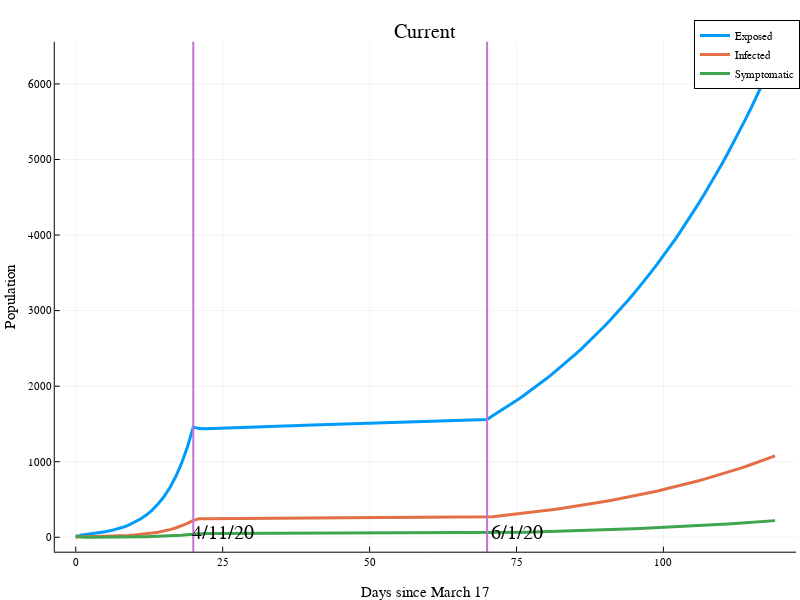

The cell this chart's notebook holds for it:
### Code cell
outer

### Figure 1 — Plotly figure (JSON) as saved in the notebook; plotly's stock layout.template omitted (floating-point values rounded to 4 significant figures)
{"data": [{"colorbar": {"title": ""}, "legendgroup": "Exposed", "line": {"color": "rgba(0, 154, 250, 1.000)", "dash": "solid", "shape": "linear", "width": 3}, "mode": "lines", "name": "Exposed", "showlegend": true, "type": "scatter", "x": [0, 1, 2, 3, 4, 5, 6, 7, 8, 9, 10, 11, 12, 13, 14, 15, 16, 17, 18, 19, 20, 21, 22, 23, 24, 25, 26, 27, 28, 29, 30, 31, 32, 33, 34, 35, 36, 37, 38, 39, 40, 41, 42, 43, 44, 45, 46, 47, 48, 49, 50, 51, 52, 53, 54, 55, 56, 57, 58, 59, 60, 61, 62, 63, 64, 65, 66, 67, 68, 69, 70, 71, 72, 73, 74, 75, 76, 77, 78, 79, 80, 81, 82, 83, 84, 85, 86, 87, 88, 89, 90, 91, 92, 93, 94, 95, 96, 97, 98, 99, 100, 101, 102, 103, 104, 105, 106, 107, 108, 109, 110, 111, 112, 113, 114, 115, 116, 117, 118, 119], "xaxis": "x1", "y": [0, 29.86, 39.49, 48.45, 59.19, 72.31, 88.35, 108.0, 131.9, 161.2, 196.9, 240.6, 294.0, 359.2, 438.9, 536.2, 655.1, 800.4, 977.9, 1195.0, 1460.0, 1438.0, 1437.0, 1439.0, 1442.0, 1444.0, 1447.0, 1450.0, 1453.0, 1455.0, 1458.0, 1461.0, 1464.0, 1466.0, 1469.0, 1472.0, 1475.0, 1477.0, 1480.0, 1483.0, 1485.0, 1488.0, 1491.0, 1493.0, 1496.0, 1498.0, 1501.0, 1504.0, 1506.0, 1509.0, 1511.0, 1514.0, 1516.0, 1519.0, 1521.0, 1524.0, 1526.0, 1529.0, 1531.0, 1534.0, 1536.0, 1539.0, 1541.0, 1544.0, 1546.0, 1548.0, 1551.0, 1553.0, 1555.0, 1558.0, 1560.0, 1611.0, 1659.0, 1708.0, 1759.0, 1811.0, 1864.0, 1919.0, 1976.0, 2034.0, 2094.0, 2156.0, 2219.0, 2284.0, 2351.0, 2420.0, 2491.0, 2564.0, 2639.0, 2717.0, 2796.0, 2878.0, 2962.0, 3048.0, 3137.0, 3229.0, 3323.0, 3419.0, 3518.0, 3621.0, 3725.0, 3833.0, 3944.0, 4058.0, 4175.0, 4296.0, 4419.0, 4546.0, 4677.0, 4811.0, 4948.0, 5090.0, 5235.0, 5384.0, 5537.0, 5695.0, 5856.0, 6022.0, 6192.0, 6367.0], "yaxis": "y1", "zmax": null, "zmin": null}, {"colorbar": {"title": ""}, "legendgroup": "Infected", "line": {"color": "rgba(227, 111, 71, 1.000)", "dash": "solid", "shape": "linear", "width": 3}, "mode": "lines", "name": "Infected", "showlegend": true, "type": "scatter", "x": [0, 1, 2, 3, 4, 5, 6, 7, 8, 9, 10, 11, 12, 13, 14, 15, 16, 17, 18, 19, 20, 21, 22, 23, 24, 25, 26, 27, 28, 29, 30, 31, 32, 33, 34, 35, 36, 37, 38, 39, 40, 41, 42, 43, 44, 45, 46, 47, 48, 49, 50, 51, 52, 53, 54, 55, 56, 57, 58, 59, 60, 61, 62, 63, 64, 65, 66, 67, 68, 69, 70, 71, 72, 73, 74, 75, 76, 77, 78, 79, 80, 81, 82, 83, 84, 85, 86, 87, 88, 89, 90, 91, 92, 93, 94, 95, 96, 97, 98, 99, 100, 101, 102, 103, 104, 105, 106, 107, 108, 109, 110, 111, 112, 113, 114, 115, 116, 117, 118, 119], "xaxis": "x1", "y": [2, 3.514, 5.72, 7.366, 9.075, 11.1, 13.57, 16.58, 20.25, 24.75, 30.24, 36.95, 45.14, 55.16, 67.39, 82.34, 100.6, 122.9, 150.2, 183.5, 224.2, 243.7, 246.5, 247.2, 247.7, 248.2, 248.7, 249.2, 249.6, 250.1, 250.6, 251.1, 251.6, 252.0, 252.5, 253.0, 253.4, 253.9, 254.4, 254.8, 255.3, 255.7, 256.2, 256.6, 257.1, 257.5, 258.0, 258.4, 258.9, 259.3, 259.8, 260.2, 260.6, 261.1, 261.5, 261.9, 262.4, 262.8, 263.2, 263.6, 264.1, 264.5, 264.9, 265.3, 265.7, 266.1, 266.5, 266.9, 267.3, 267.7, 268.1, 272.9, 280.6, 288.8, 297.4, 306.2, 315.2, 324.5, 334.1, 343.9, 354.1, 364.5, 375.2, 386.3, 397.6, 409.3, 421.3, 433.7, 446.4, 459.4, 472.9, 486.7, 500.9, 515.6, 530.6, 546.1, 562.0, 578.3, 595.1, 612.4, 630.1, 648.4, 667.2, 686.4, 706.3, 726.6, 747.6, 769.1, 791.2, 813.8, 837.2, 861.1, 885.7, 911.0, 936.9, 963.5, 990.9, 1019.0, 1048.0, 1077.0], "yaxis": "y1", "zmax": null, "zmin": null}, {"colorbar": {"title": ""}, "legendgroup": "Symptomatic", "line": {"color": "rgba(62, 164, 78, 1.000)", "dash": "solid", "shape": "linear", "width": 3}, "mode": "lines", "name": "Symptomatic", "showlegend": true, "type": "scatter", "x": [0, 1, 2, 3, 4, 5, 6, 7, 8, 9, 10, 11, 12, 13, 14, 15, 16, 17, 18, 19, 20, 21, 22, 23, 24, 25, 26, 27, 28, 29, 30, 31, 32, 33, 34, 35, 36, 37, 38, 39, 40, 41, 42, 43, 44, 45, 46, 47, 48, 49, 50, 51, 52, 53, 54, 55, 56, 57, 58, 59, 60, 61, 62, 63, 64, 65, 66, 67, 68, 69, 70, 71, 72, 73, 74, 75, 76, 77, 78, 79, 80, 81, 82, 83, 84, 85, 86, 87, 88, 89, 90, 91, 92, 93, 94, 95, 96, 97, 98, 99, 100, 101, 102, 103, 104, 105, 106, 107, 108, 109, 110, 111, 112, 113, 114, 115, 116, 117, 118, 119], "xaxis": "x1", "y": [22, 4.514, 1.681, 1.459, 1.698, 2.064, 2.521, 3.08, 3.763, 4.598, 5.618, 6.865, 8.388, 10.25, 12.52, 15.3, 18.69, 22.84, 27.9, 34.09, 41.65, 48.24, 50.57, 51.2, 51.41, 51.53, 51.64, 51.74, 51.84, 51.94, 52.04, 52.13, 52.23, 52.33, 52.43, 52.53, 52.62, 52.72, 52.82, 52.91, 53.01, 53.1, 53.2, 53.29, 53.39, 53.48, 53.57, 53.67, 53.76, 53.85, 53.94, 54.04, 54.13, 54.22, 54.31, 54.4, 54.49, 54.58, 54.66, 54.75, 54.84, 54.93, 55.01, 55.1, 55.19, 55.27, 55.36, 55.44, 55.52, 55.61, 55.69, 56.16, 57.43, 59.04, 60.77, 62.57, 64.41, 66.31, 68.27, 70.28, 72.36, 74.49, 76.68, 78.94, 81.26, 83.64, 86.1, 88.63, 91.23, 93.9, 96.65, 99.48, 102.4, 105.4, 108.4, 111.6, 114.9, 118.2, 121.6, 125.2, 128.8, 132.5, 136.4, 140.3, 144.4, 148.5, 152.8, 157.2, 161.7, 166.4, 171.2, 176.1, 181.1, 186.3, 191.6, 197.0, 202.6, 208.4, 214.3, 220.3], "yaxis": "y1", "zmax": null, "zmin": null}, {"colorbar": {"title": ""}, "legendgroup": "", "line": {"color": "rgba(195, 113, 210, 1.000)", "dash": "solid", "shape": "linear", "width": 2}, "mode": "lines", "name": "", "showlegend": false, "type": "scatter", "x": [20, 20], "xaxis": "x1", "y": [-675100.0, 681400.0], "yaxis": "y1", "zmax": null, "zmin": null}, {"colorbar": {"title": ""}, "legendgroup": "", "line": {"color": "rgba(195, 113, 210, 1.000)", "dash": "solid", "shape": "linear", "width": 2}, "mode": "lines", "name": "", "showlegend": false, "type": "scatter", "x": [70, 70], "xaxis": "x1", "y": [-675100.0, 681400.0], "yaxis": "y1", "zmax": null, "zmin": null}], "layout": {"annotations": [{"font": {"color": "rgba(0, 0, 0, 1.000)", "family": "sans-serif", "size": 20}, "rotation": 0, "showarrow": false, "text": "Current", "x": 0.5318, "xanchor": "center", "xref": "paper", "y": 1, "yanchor": "top", "yref": "paper"}, {"font": {"color": "rgba(0, 0, 0, 1.000)", "family": "sans-serif", "size": 20}, "rotation": 0, "showarrow": false, "text": "Lockdown", "x": 20, "xanchor": "left", "xref": "x", "y": 7500, "yanchor": "middle", "yref": "y"}, {"font": {"color": "rgba(0, 0, 0, 1.000)", "family": "sans-serif", "size": 20}, "rotation": 0, "showarrow": false, "text": "Re-open", "x": 70, "xanchor": "left", "xref": "x", "y": 7500, "yanchor": "middle", "yref": "y"}, {"font": {"color": "rgba(0, 0, 0, 1.000)", "family": "sans-serif", "size": 20}, "rotation": 0, "showarrow": false, "text": "4/11/20", "x": 25, "xanchor": "center", "xref": "x", "y": -100, "yanchor": "bottom", "yref": "y"}, {"font": {"color": "rgba(0, 0, 0, 1.000)", "family": "sans-serif", "size": 20}, "rotation": 0, "showarrow": false, "text": "6/1/20", "x": 75, "xanchor": "center", "xref": "x", "y": -100, "yanchor": "bottom", "yref": "y"}], "height": 600, "legend": {"bgcolor": "rgba(255, 255, 255, 1.000)", "bordercolor": "rgba(0, 0, 0, 1.000)", "borderwidth": 1, "font": {"color": "rgba(0, 0, 0, 1.000)", "family": "sans-serif", "size": 11}, "tracegroupgap": 0, "traceorder": "normal", "x": 1, "xanchor": "auto", "y": 1, "yanchor": "auto"}, "margin": {"b": 20, "l": 0, "r": 0, "t": 20}, "paper_bgcolor": "rgba(255, 255, 255, 1.000)", "plot_bgcolor": "rgba(255, 255, 255, 1.000)", "showlegend": true, "width": 800, "xaxis": {"anchor": "y1", "domain": [0.06846, 0.9951], "gridcolor": "rgba(0, 0, 0, 0.100)", "gridwidth": 0.5, "linecolor": "rgba(0, 0, 0, 1.000)", "mirror": false, "range": [-3.57, 122.6], "showgrid": true, "showline": true, "showticklabels": true, "tickangle": 0, "tickcolor": "rgb(0, 0, 0)", "tickfont": {"color": "rgba(0, 0, 0, 1.000)", "family": "sans-serif", "size": 11}, "tickmode": "array", "ticks": "inside", "ticktext": ["0", "25", "50", "75", "100"], "tickvals": [0, 25, 50, 75, 100], "title": "Days since March 17", "titlefont": {"color": "rgba(0, 0, 0, 1.000)", "family": "sans-serif", "size": 15}, "type": "-", "visible": true, "zeroline": false, "zerolinecolor": "rgba(0, 0, 0, 1.000)"}, "yaxis": {"anchor": "x1", "domain": [0.05054, 0.961], "gridcolor": "rgba(0, 0, 0, 0.100)", "gridwidth": 0.5, "linecolor": "rgba(0, 0, 0, 1.000)", "mirror": false, "range": [-191.0, 6558.0], "showgrid": true, "showline": true, "showticklabels": true, "tickangle": 0, "tickcolor": "rgb(0, 0, 0)", "tickfont": {"color": "rgba(0, 0, 0, 1.000)", "family": "sans-serif", "size": 11}, "tickmode": "array", "ticks": "inside", "ticktext": ["0", "1000", "2000", "3000", "4000", "5000", "6000"], "tickvals": [0, 1000, 2000, 3000, 4000, 5000, 6000], "title": "Population", "titlefont": {"color": "rgba(0, 0, 0, 1.000)", "family": "sans-serif", "size": 15}, "type": "-", "visible": true, "zeroline": false, "zerolinecolor": "rgba(0, 0, 0, 1.000)"}}}
